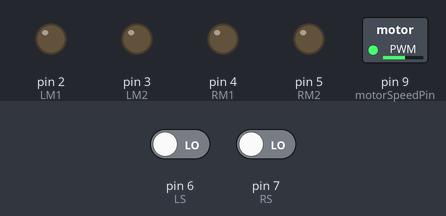
The sketch below on a simulated Arduino Uno, built with avr-gcc and run on an emulated ATmega328P. Parts: switched loads named in the sketch (green lamp = pin HIGH), output pins drawn as LEDs (lit = HIGH). The inputs (shaded band) are chosen by the test bench; at power-on: pin 6 (LS) LOW, pin 7 (RS) LOW.

Above: at 1.2 s.
1.3 s: pin 6 (LS) driven HIGH
At 1.8 s:
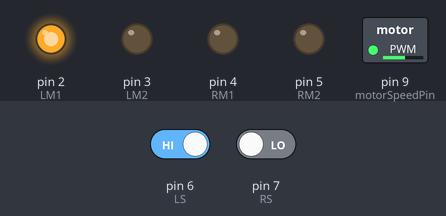
2.8 s: pin 7 (RS) driven HIGH
At 4.0 s:
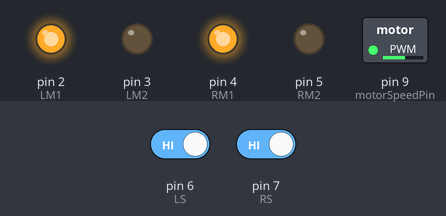
4.3 s: pin 6 (LS) driven LOW
At 5.3 s:
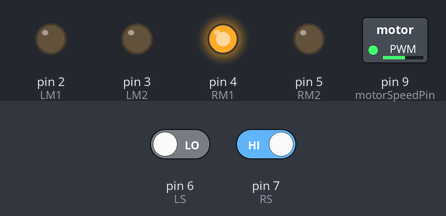
5.8 s: pin 7 (RS) driven LOW
At 6.5 s:
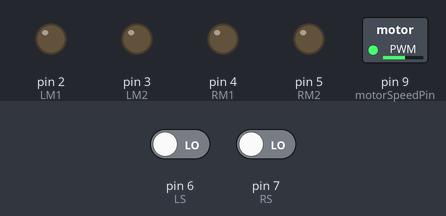
Timing chart, 0 to 8.3 s (numbered marks = the images above; inputs shaded):
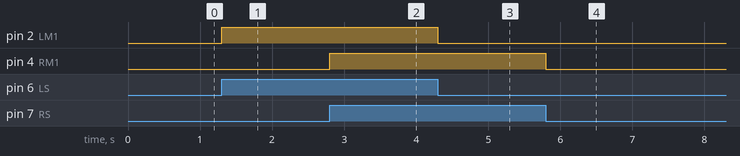

The sketch:

line_follower.ino
```cpp
/*------ Arduino Line Follower Code----- */
/*-------definning Inputs------*/
#define LS 6      // left sensor
#define RS 7      // right sensor

/*-------definning Outputs------*/
#define LM1 2       // left motor
#define LM2 3       // left motor
#define RM1 4       // right motor
#define RM2 5       // right motor

const int motorSpeedPin = 9;

void setup()
{
  pinMode(LS, INPUT);
  pinMode(RS, INPUT);
  pinMode(LM1, OUTPUT);
  pinMode(LM2, OUTPUT);
  pinMode(RM1, OUTPUT);
  pinMode(RM2, OUTPUT);

  pinMode(motorSpeedPin, OUTPUT);
  analogWrite(motorSpeedPin, 140);
}

void loop()
{
  if(digitalRead(LS) && digitalRead(RS))     // Move Forward
  {
    digitalWrite(LM1, HIGH);
    digitalWrite(LM2, LOW);
    digitalWrite(RM1, HIGH);
    digitalWrite(RM2, LOW);
  }

  if(!(digitalRead(LS)) && digitalRead(RS))     // Turn right
  {
    digitalWrite(LM1, LOW);
    digitalWrite(LM2, LOW);
    digitalWrite(RM1, HIGH);
    digitalWrite(RM2, LOW);
  }

  if(digitalRead(LS) && !(digitalRead(RS)))     // turn left
  {
    digitalWrite(LM1, HIGH);
    digitalWrite(LM2, LOW);
    digitalWrite(RM1, LOW);
    digitalWrite(RM2, LOW);
  }

  if(!(digitalRead(LS)) && !(digitalRead(RS)))     // stop
  {
    digitalWrite(LM1, LOW);
    digitalWrite(LM2, LOW);
    digitalWrite(RM1, LOW);
    digitalWrite(RM2, LOW);
  }
}
```

Measured:
- after the input at 1.3 s, pin 2 (LM1): LOW → HIGH at once
- after the input at 2.8 s, pin 4 (RM1): LOW → HIGH at once
- after the input at 4.3 s, pin 2 (LM1): HIGH → LOW at once
- after the input at 5.8 s, pin 4 (RM1): HIGH → LOW at once
